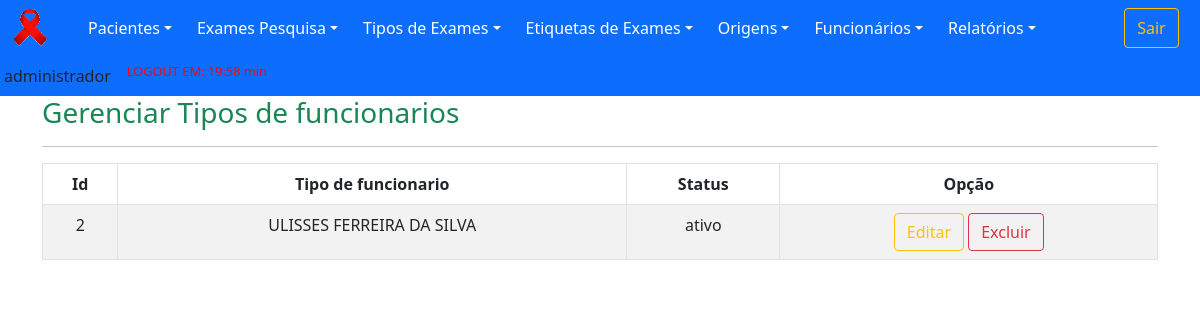
The page /views/funcionarioGerTodos.php (signed in) on the database its author committed.
### tables this page shows
CREATE TABLE `funcionario` (
  `idFuncionario` int(11) NOT NULL,
  `login` varchar(20) DEFAULT NULL,
  `senha` varchar(150) DEFAULT NULL,
  `nomeFuncionario` varchar(60) DEFAULT NULL,
  `cpf` varchar(15) DEFAULT NULL,
  `status` varchar(8) DEFAULT NULL,
  `dataCadastroF` date DEFAULT NULL,
  `idPermissoes` int(11) DEFAULT NULL
);

### dao/DAO-sistemaCihiv.php (called while the page is built, shortened)
<?php
    class SistemaDAO
        {
            public function PesquisaTodosFuncionarios($nomeTabela)
                {
                    $conn = Database::connect();
                    $conn->exec('SET CHARACTER SET utf8');
                    $sql = "SELECT * FROM $nomeTabela WHERE idFuncionario > 1";
                    try
                        {
                            $listar = $conn->query($sql);
                            $buscar = $listar->fetchAll(PDO::FETCH_OBJ);
                            $numRows = $listar->rowCount();
                        }
                    catch (PDOException $exc)
                        {
                            $buscar = $exc->getTraceAsString();
                        }
                    return $buscar;
                }
        }
?>

### views/funcionarioGerTodos.php (the view, shortened to what this page needs)
<?php
	include "../template/menuPrincipal.php";
?>
        <div class="container">
            <div id="page-content-wrapper">
				<div class="panel-header">
					<h3 class="text-success">Gerenciar Tipos de funcionarios</h3>
				</div>
				<hr>
				<div class="panel-content">
					<div class="col-md-12">
						<table class="table table-striped table-bordered table-condensed">
                            <thead>
                                <tr>
                                    <th>Id</th>
                                    <th>Tipo de funcionario</th>
                                    <th>Status</th>
                                    <th>Opção</th>
                                </tr>
                            </thead>
                            <tbody>
                                <?php
                                require_once '../dao/DAO-sistemaCihiv.php';
                                $funcionarioDAO = new SistemaDAO();
                                $nomeTabela = "funcionario";
                                foreach($funcionarioDAO->PesquisaTodosFuncionarios($nomeTabela) as $funcionario)
                                    {
                                        ?>
                                            <tr>
                                                <td><?php echo $funcionario->idFuncionario ?></td>
                                                <td><?php echo $funcionario->nomeFuncionario ?></td>
                                                <td><?php echo $funcionario->status;  $status = $funcionario->status;?></td>
                                                <td class='operations'>
                                                    <div class="btn-group pull-right">
                                                        <a href="../controllers/funcionarioBuscar.php?action=1&ret=2&id=<?php echo $funcionario->idFuncionario;?>" class="btn btn-small btn-outline-warning">Editar<i class="icon-remove"></i></a>
                                                    </div>
                                                    <div class="btn-group pull-left">
                                                        <?php
                                                            if ($status != "ativo")
                                                                {
                                                                    $html = " <a href='../controllers/funcionarioBuscar.php?action=2&ret=2&id=$funcionario->idFuncionario'  class='btn btn-small btn-outline-success'>Ativar<i class='icon-edit'></i></a>";
                                                                    echo $html;
                                                                }
                                                            elseif ($status == "ativo")
                                                                {
                                                                    $html = "<a href='../controllers/funcionarioBuscar.php?action=3&ret=2&id=$funcionario->idFuncionario' class='btn btn-small btn-outline-danger'>Excluir<i class='icon-remove'></i></a>";
                                                                    echo $html;
                                                                }
                                                        ?>
                                                    </div>
                                                </td>
                                        <?php
                                    }
                                ?>
                            </tbody>
                        </table>
                    </div>
				</div>
            </div>
		</div>
    </body>
</html>

### template/menuPrincipal.php (style rules this page uses)
table, th, td { padding: 5px; text-align:center; }

### rows shown on the page
funcionario: idFuncionario "2", nomeFuncionario "ULISSES FERREIRA DA SILVA", status "ativo"

### other values the page prints
$_SESSION["nomeFuncionario"] "administrador"
